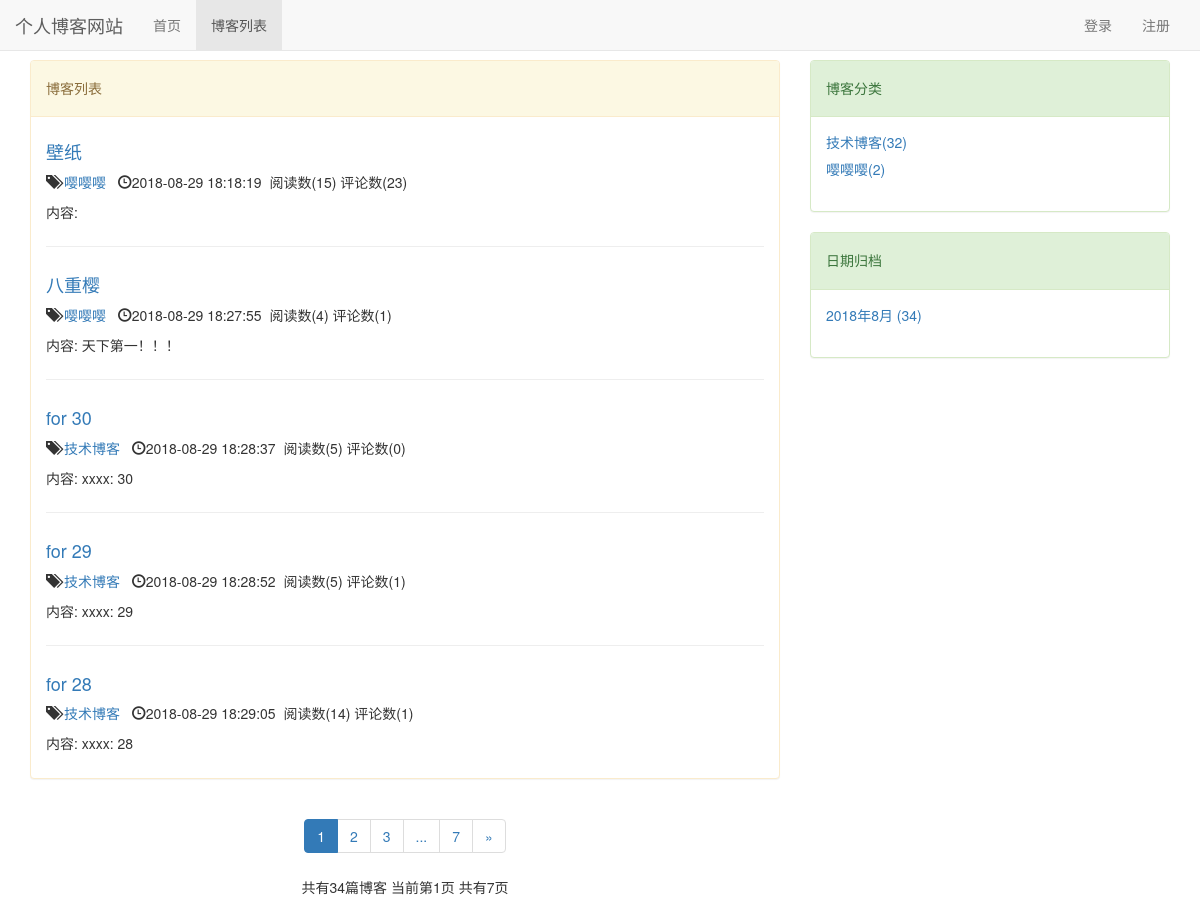
/blog/, run on an earlier commit of the app's database.
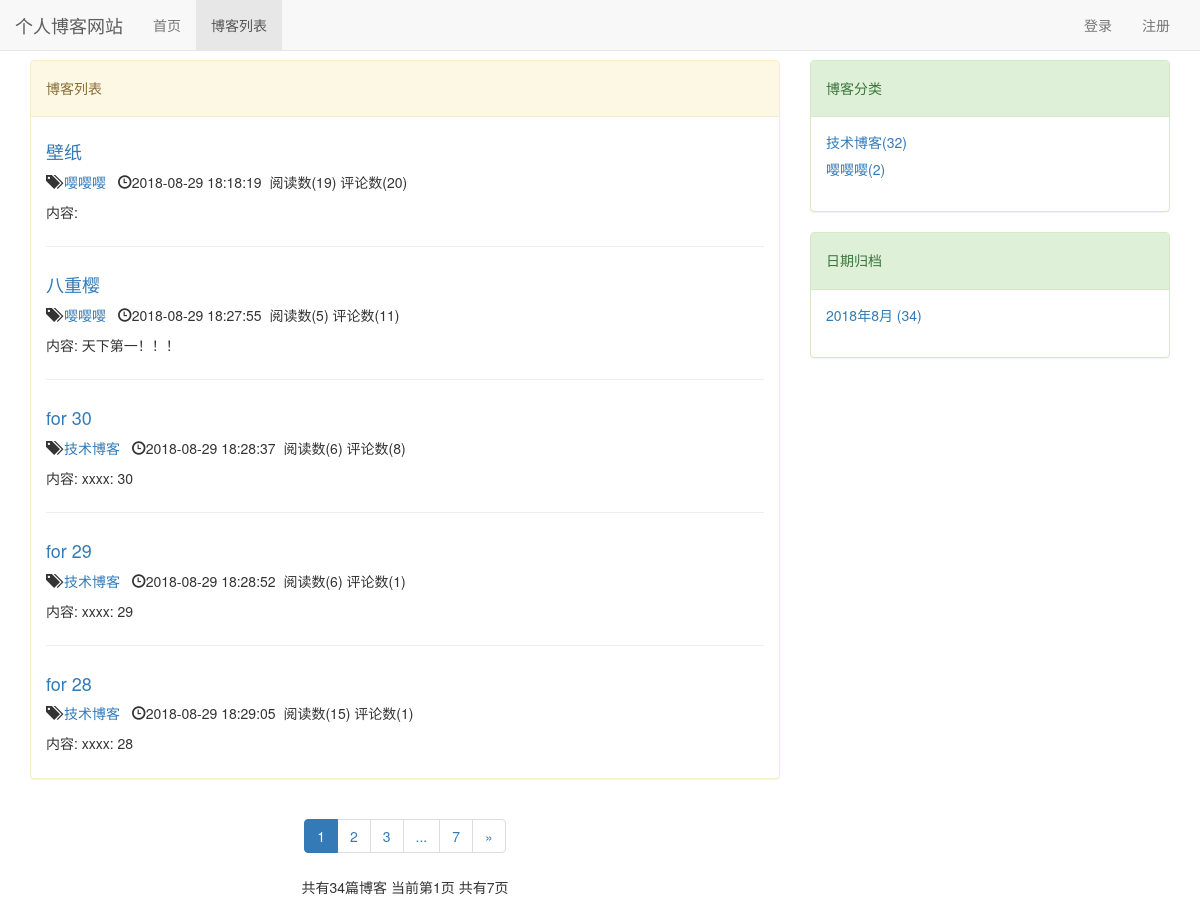
And on a later commit of the database.
### blog/models.py (models this page shows, shortened)
class Blog(models.Model, ReadNumExpendMethod):
    title = models.CharField(max_length=50)
    author = models.ForeignKey(User, on_delete=models.CASCADE)
    content = RichTextUploadingField()
    read_num = GenericRelation(ReadNumDetail)
    blog_type = models.ForeignKey(BlogType, on_delete=models.CASCADE)
    create_time = models.DateTimeField(auto_now_add=True)
    last_update_time = models.DateTimeField(auto_now=True)
    class Meta:
        ordering = ['-create_time']

class BlogType(models.Model):
    type_name = models.CharField(max_length=20)
    def __str__(self):
        return self.type_name

### read_statistics/models.py (models this page shows)
class ReadNum(models.Model):
    read_num = models.IntegerField(default=0)
    content_type = models.ForeignKey(ContentType, on_delete=models.CASCADE)
    object_id = models.PositiveIntegerField()
    content_object = GenericForeignKey('content_type', 'object_id')

### blog/views.py (the view)
# urls.py: path('', views.blog_list, name='blog_list'),
def blog_list(request):
    blogs = Blog.objects.all()
    context = get_paginator_list(request, blogs)
    return render(request, 'blog_list.html', context)

### comment/templatetags/comment_tags.py (called while the page is built)
@register.simple_tag
def get_comment_num(obj):
    content_type = ContentType.objects.get_for_model(obj)
    comment = Comment.objects.filter(
        content_type=content_type,
        object_id=obj.pk
    ).count()
    return comment

### read_statistics/models.py (called while the page is built)
    def get_read_num(self):
        try:
            ct = ContentType.objects.get_for_model(self)
            readnum = ReadNum.objects.get(content_type=ct, object_id=self.pk)
            return readnum.read_num
        except exceptions.ObjectDoesNotExist:
            return 0

### blog/templates/blog_list.html (shortened to what this page needs)
{% extends 'base.html' %}
{% load staticfiles  %}
{% load comment_tags %}
{% block css %}
    <link rel="stylesheet" href="{% static 'blog/blog_list.css' %}">
{% endblock %}
{% block nav_blog_list_active %}
    active
{% endblock %}
{% block content %}
    <div class="container">
        <div class="row">
            <div class="col-xs-12 col-sm-10 col-md-8 col-lg-8">
                <div class="panel panel-default panel-warning">
                    <div class="panel-heading">
                        <h5>{% block blog_list_title %}博客列表{% endblock %}</h5>
                    </div>
                    <div class="panel-body">
                        {% for blog in page_of_blogs %}
                            <div class="blog">
                                <h4>
                                    <a href="{% url 'blog_detail' blog.pk %}">
                                        {{ blog.title }}
                                    </a>
                                </h4>
                                <p>
                                    <span class="glyphicon glyphicon-tags" ></span>
                                    <a href="{% url 'blog_with_type' blog.blog_type.pk %}">
                                        {{ blog.blog_type }}
                                    </a>&nbsp;
                                    <span class="glyphicon glyphicon-time" ></span>{{ blog.last_update_time|date:"Y-m-d H:i:s" }}&nbsp;
                                    <span>阅读数({{ blog.get_read_num }})</span>
                                    <span>评论数({% get_comment_num blog %})</span>
                                </p>
                                <p>内容: {{ blog.content|striptags|truncatechars:10 }}</p>
                            </div>
                        {% empty %}
                            暂无博客
                        {% endfor %}
                    </div>
                </div>
                <div class="paginator">
                    <ul class="pagination">
                        {% for page_num in pages_num %}
                            {% if page_num == '...' %}
                                <li><span>{{ page_num }}</span></li>
                            {% else %}
                                {% if page_of_blogs.number == page_num %}
                                    <li class="active"><span>{{ page_num }}</span></li>
                                {% else %}
                                <li><a href="?page={{ page_num }}">{{ page_num }}</a></li>
                                {% endif %}
                            {% endif %}
                        {% endfor %}
                        {% if page_of_blogs.has_next %}
                            <li>
                                <a href="?page={{ page_of_blogs.next_page_number }}" aria-label="Next">
                                    <span aria-hidden="true">&raquo;</span>
                                </a>
                            </li>
                        {% endif %}
                    </ul>
                    <p>
                        共有{{ page_of_blogs.paginator.count }}篇博客
                        当前第{{ page_of_blogs.number }}页
                        共有{{ page_of_blogs.paginator.num_pages }}页
                    </p>
                </div>
            </div>
            <div class="hidden-xs col-sm-2 col-md-4 col-lg-4">
                <div class="panel panel-default panel-success">
                    <div class="panel-heading">
                        <h5>博客分类</h5>
                    </div>
                    <div class="panel-body">
                        <ul class="blog_types">
                            {% for type in blog_types %}
                                <li><a href="{% url 'blog_with_type' type.pk %}">{{ type.type_name }}({{ type.blog_count }})</a></li>
                            {% empty %}
                                <li>暂无分类</li>
                            {% endfor %}
                        </ul>
                    </div>
                </div>
                <div class="panel panel-default panel-success">
                    <div class="panel-heading">
                        <h5>日期归档</h5>
                    </div>
                    <div class="panel-body">
                        <ul class="blog_types">
                            {% for date, count in blog_dates.items %}
                                <li><a href="{% url 'blog_with_date' date.year date.month %}">{{ date|date:"Y年n月" }} ({{ count }})</a></li>
                            {% empty %}
                                <li>暂无日期</li>
                            {% endfor %}
                        </ul>
                    </div>
                </div>
            </div>
        </div>
    </div>
{% endblock %}

### templates/base.html (shortened to what this page needs)
{% load staticfiles  %}
<!DOCTYPE html>
<html lang="zh-CN" xmlns="http://www.w3.org/1999/html">
<head>
    {% block css %}{% endblock %}
    <link href="{% static 'Bootstrap-3.3.7/css/bootstrap.min.css' %}" rel="stylesheet">
    <link rel="stylesheet" href="{% static 'css/base.css' %}">
</head>
<body>
<div class="navbar navbar-default navbar-fixed-top" role="navigation">
    <div class="container-fluid">
        <div class="navbar-header">
            <a class="navbar-brand" href="{% url 'home' %}">个人博客网站</a>
        </div>
        <div id="navbar-collapse" class="collapse navbar-collapse" >
            <ul class="nav navbar-nav">
                <li class="{% block nav_home_active %}{% endblock %}"><a href="{% url 'home' %}">首页</a></li>
                <li class="{% block nav_blog_list_active %}{% endblock %}"><a href="{% url 'blog_list' %}">博客列表</a></li>
                <li><a></a></li>
            </ul>
            <ul class="nav navbar-nav navbar-right">
                {% if not user.is_authenticated %}
                    <li><a href="{% url 'login' %}">登录</a></li>
                    <li><a href="{% url 'register' %}">注册</a></li>
                {% endif %}
            </ul>
        </div>
    </div>
</div>
{% block content %}{% endblock %}
</body>
</html>

### blog/static/blog/blog_list.css (style rules this page uses)
.blog:not(:last-child) { padding-top: 0px; margin-bottom: 2em; border-bottom: 1px solid #eee; padding-bottom: 1em; }
.paginator { text-align: center; }
.blog_types li { padding-bottom: 0.5em; }

### static/css/base.css (style rules this page uses)
* { margin: 0; padding: 0; list-style-type: none; }
body { margin-top: 60px !important; }
.navbar-right { margin-right: 0px; }

What changed in the data, as far as the page shows it:
changed through a linked row, Blog "壁纸": get_read_num "15" → "19"; id "23" → "20"
changed through a linked row, Blog "八重樱": get_read_num "4" → "5"; id "1" → "11"
changed through a linked row, Blog "for 30": get_read_num "5" → "6"; id "0" → "8"
changed through a linked row, Blog "for 29": get_read_num "5" → "6"
changed through a linked row, Blog "for 28": get_read_num "14" → "15"
